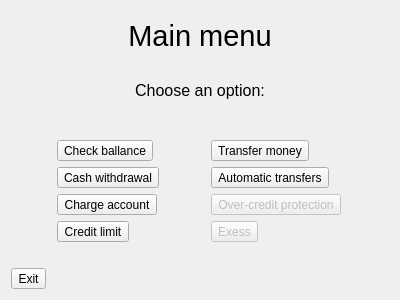
<?xml version="1.0" encoding="UTF-8"?>
<ui version="4.0">
 <class>MainMenu</class>
 <widget class="QDialog" name="MainMenu">
  <property name="geometry">
   <rect>
    <x>0</x>
    <y>0</y>
    <width>400</width>
    <height>300</height>
   </rect>
  </property>
  <property name="windowTitle">
   <string>Dialog</string>
  </property>
  <layout class="QVBoxLayout" name="verticalLayout_2">
   <item>
    <layout class="QVBoxLayout" name="verticalLayout">
     <item>
      <widget class="QLabel" name="menu_label">
       <property name="sizePolicy">
        <sizepolicy hsizetype="Preferred" vsizetype="Preferred">
         <horstretch>0</horstretch>
         <verstretch>0</verstretch>
        </sizepolicy>
       </property>
       <property name="font">
        <font>
         <pointsize>22</pointsize>
        </font>
       </property>
       <property name="text">
        <string>Main menu</string>
       </property>
       <property name="alignment">
        <set>Qt::AlignCenter</set>
       </property>
      </widget>
     </item>
     <item>
      <widget class="QLabel" name="choose_label">
       <property name="font">
        <font>
         <pointsize>12</pointsize>
        </font>
       </property>
       <property name="text">
        <string>Choose an option:</string>
       </property>
       <property name="alignment">
        <set>Qt::AlignCenter</set>
       </property>
      </widget>
     </item>
     <item>
      <spacer name="horizontalSpacer_2">
       <property name="orientation">
        <enum>Qt::Horizontal</enum>
       </property>
       <property name="sizeHint" stdset="0">
        <size>
         <width>40</width>
         <height>20</height>
        </size>
       </property>
      </spacer>
     </item>
     <item>
      <layout class="QGridLayout" name="gridLayout">
       <item row="5" column="0">
        <widget class="QToolButton" name="creditLimit_toolButton">
         <property name="text">
          <string>Credit limit</string>
         </property>
        </widget>
       </item>
       <item row="4" column="1">
        <widget class="QToolButton" name="overCredit_toolButton">
         <property name="enabled">
          <bool>false</bool>
         </property>
         <property name="text">
          <string>Over-credit protection</string>
         </property>
        </widget>
       </item>
       <item row="4" column="0">
        <widget class="QToolButton" name="chargeAccount_toolButton">
         <property name="text">
          <string>Charge account</string>
         </property>
        </widget>
       </item>
       <item row="2" column="0">
        <widget class="QToolButton" name="checkBallance_toolButton">
         <property name="text">
          <string>Check ballance</string>
         </property>
        </widget>
       </item>
       <item row="5" column="1">
        <widget class="QToolButton" name="exess_toolButton">
         <property name="enabled">
          <bool>false</bool>
         </property>
         <property name="text">
          <string>Exess</string>
         </property>
        </widget>
       </item>
       <item row="3" column="0">
        <widget class="QToolButton" name="cashWithdrawal_toolButton">
         <property name="text">
          <string>Cash withdrawal</string>
         </property>
        </widget>
       </item>
       <item row="3" column="1">
        <widget class="QToolButton" name="automaticTransfer_toolButton">
         <property name="text">
          <string>Automatic transfers</string>
         </property>
        </widget>
       </item>
       <item row="2" column="1">
        <widget class="QToolButton" name="transfer_toolButton">
         <property name="enabled">
          <bool>true</bool>
         </property>
         <property name="font">
          <font>
           <stylestrategy>PreferAntialias</stylestrategy>
          </font>
         </property>
         <property name="text">
          <string>Transfer money</string>
         </property>
        </widget>
       </item>
      </layout>
     </item>
     <item>
      <spacer name="horizontalSpacer">
       <property name="orientation">
        <enum>Qt::Horizontal</enum>
       </property>
       <property name="sizeHint" stdset="0">
        <size>
         <width>40</width>
         <height>20</height>
        </size>
       </property>
      </spacer>
     </item>
     <item>
      <widget class="QToolButton" name="toolButton">
       <property name="text">
        <string>Exit</string>
       </property>
      </widget>
     </item>
    </layout>
   </item>
  </layout>
 </widget>
 <resources/>
 <connections/>
</ui>
